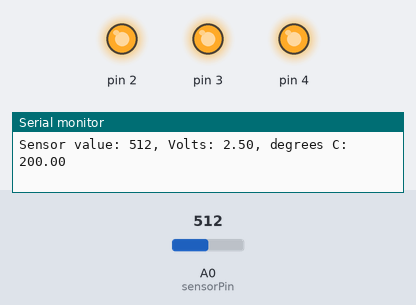
Recording of a sketch running on a simulated Arduino Uno, built with avr-gcc and run on an emulated ATmega328P. Shown: output pins drawn as LEDs (lit = HIGH), the last lines printed to the serial monitor. The inputs (shaded band) are chosen by the test bench; at power-on: A0 (sensorPin) = 512.

Above: at 1.8 s.
1.9 s: A0 (sensorPin) set to 159
3.4 s: A0 (sensorPin) set to 131
At 5.0 s:
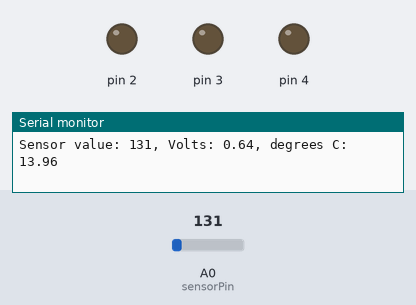
5.5 s: A0 (sensorPin) set to 306
At 6.6 s:
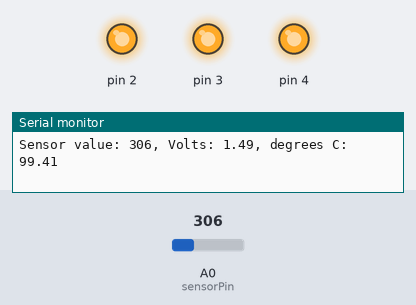
7.5 s: A0 (sensorPin) set to 122
At 9.4 s:
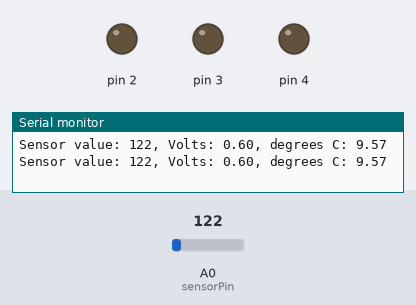
Timing chart, 0 to 10.5 s (numbered marks = the images above; inputs shaded):
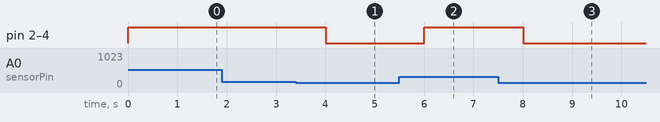

The sketch:

loveOMeter.ino
```cpp
const int sensorPin = A0;
const float baselineTemp = 20.0;

void setup() {
  // open a serial port
  Serial.begin(9600);   // 9600 bits per second

  // set pin outputs
  for (int pinNumber = 2; pinNumber <5; pinNumber++) {
    pinMode(pinNumber, OUTPUT);
    digitalWrite(pinNumber, LOW);
  }

}

void loop() {
  // get value from sensor
  int sensorVal = analogRead(sensorPin);

  // print to serial monitor
  Serial.print("Sensor value: ");
  Serial.print(sensorVal);

  // convert the ADC reading to voltage
  float voltage = (sensorVal/1024.0) * 5.0;

  // print to serial monitor
  Serial.print(", Volts: ");
  Serial.print(voltage);

  // convert voltage to temperature in degrees
  float temperature = (voltage - 0.5) * 100;

  // print to serial monitor
  Serial.print(", degrees C: ");
  Serial.println(temperature);

  // light up LEDs on temperature reading
  if (temperature < baselineTemp) {
    digitalWrite(2, LOW);
    digitalWrite(3, LOW);
    digitalWrite(4, LOW);
  } else if ((temperature >= baselineTemp + 2) && (temperature < baselineTemp + 4)) {
    digitalWrite(2, HIGH);
    digitalWrite(3, LOW);
    digitalWrite(4, LOW);
  } else if ((temperature >= baselineTemp + 4) && (temperature < baselineTemp + 6)) {
    digitalWrite(2, HIGH);
    digitalWrite(3, HIGH);
    digitalWrite(4, LOW);
  } else if (temperature >= baselineTemp + 6) {
    digitalWrite(2, HIGH);
    digitalWrite(3, HIGH);
    digitalWrite(4, HIGH);
  }

  // analog to digital converter needs a bit of time so small delay to smooth out
  delay(1000);
}
```

Measured:
- the behaviour switches between 144 and 143 on A0 (sensorPin) (found by bisection; images 0 and 1)
- after the input at 3.4 s, pin 2–4: HIGH → LOW after 0.61 s
- after the input at 5.5 s, pin 2–4: LOW → HIGH after 0.51 s
- after the input at 7.5 s, pin 2–4: HIGH → LOW after 0.51 s
